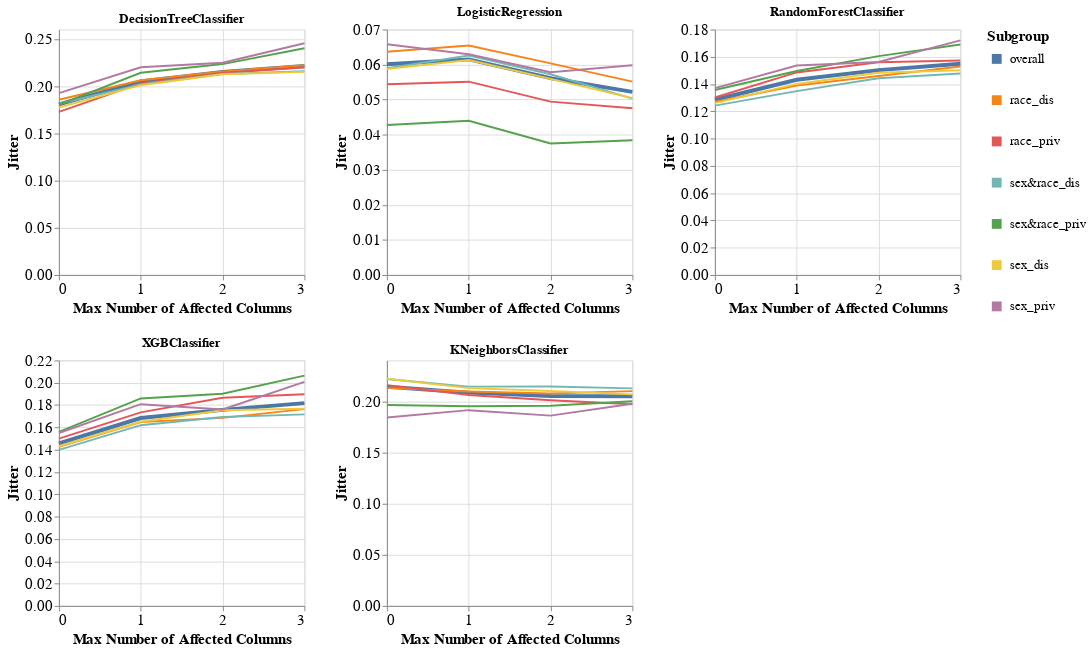

Notebook source saved alongside this figure:
### Markdown cell above
### Specific subgroup metric per dataset and multiple models

### Code cell
visualizer.create_subgroups_grid_pct_lines_per_model_plot(subgroup_metric='Jitter',
                                                          target_preprocessing_technique=PREPROCESSING_TECHNIQUES[0],
                                                          model_names=MODEL_NAMES,
                                                          mode='max_num_columns')

### Figure 1 — Vega-Lite specification as saved in the notebook (floating-point values rounded to 4 significant figures)
{"config": {"view": {"continuousWidth": 400, "continuousHeight": 300}, "axis": {"labelFontSize": 15, "titleFontSize": 15}, "legend": {"labelFontSize": 13, "symbolStrokeWidth": 10, "titleFontSize": 15}}, "vconcat": [{"hconcat": [{"mark": "line", "encoding": {"color": {"field": "Subgroup", "type": "nominal"}, "strokeWidth": {"condition": {"value": 4, "test": "datum.Subgroup == 'overall'"}, "value": 2}, "x": {"axis": {"tickMinStep": 1}, "field": "Percentage", "title": "Max Number of Affected Columns", "type": "quantitative"}, "y": {"field": "Metric_Value", "title": "Jitter", "type": "quantitative"}}, "height": 250, "title": "DecisionTreeClassifier", "width": 250}, {"data": {"name": "data-30641496dcedb586a45caee8e5061063"}, "mark": "line", "encoding": {"color": {"field": "Subgroup", "type": "nominal"}, "strokeWidth": {"condition": {"value": 4, "test": "datum.Subgroup == 'overall'"}, "value": 2}, "x": {"axis": {"tickMinStep": 1}, "field": "Percentage", "title": "Max Number of Affected Columns", "type": "quantitative"}, "y": {"field": "Metric_Value", "title": "Jitter", "type": "quantitative"}}, "height": 250, "title": "LogisticRegression", "width": 250}, {"data": {"name": "data-6107a7409e200d9fe2ee49416f1c8afd"}, "mark": "line", "encoding": {"color": {"field": "Subgroup", "type": "nominal"}, "strokeWidth": {"condition": {"value": 4, "test": "datum.Subgroup == 'overall'"}, "value": 2}, "x": {"axis": {"tickMinStep": 1}, "field": "Percentage", "title": "Max Number of Affected Columns", "type": "quantitative"}, "y": {"field": "Metric_Value", "title": "Jitter", "type": "quantitative"}}, "height": 250, "title": "RandomForestClassifier", "width": 250}]}, {"hconcat": [{"mark": "line", "encoding": {"color": {"field": "Subgroup", "type": "nominal"}, "strokeWidth": {"condition": {"value": 4, "test": "datum.Subgroup == 'overall'"}, "value": 2}, "x": {"axis": {"tickMinStep": 1}, "field": "Percentage", "title": "Max Number of Affected Columns", "type": "quantitative"}, "y": {"field": "Metric_Value", "title": "Jitter", "type": "quantitative"}}, "height": 250, "title": "XGBClassifier", "width": 250}, {"data": {"name": "data-7c0b41a39106432ddf216a2559494ddb"}, "mark": "line", "encoding": {"color": {"field": "Subgroup", "type": "nominal"}, "strokeWidth": {"condition": {"value": 4, "test": "datum.Subgroup == 'overall'"}, "value": 2}, "x": {"axis": {"tickMinStep": 1}, "field": "Percentage", "title": "Max Number of Affected Columns", "type": "quantitative"}, "y": {"field": "Metric_Value", "title": "Jitter", "type": "quantitative"}}, "height": 250, "title": "KNeighborsClassifier", "width": 250}], "data": {"name": "data-3c29c9b097569d53834a83331f6a0487"}}], "data": {"name": "data-c53516bccee5c015903b25c547bc3b67"}, "$schema": "https://vega.github.io/schema/vega-lite/v4.17.0.json", "datasets": {"data-c53516bccee5c015903b25c547bc3b67": [{"Model_Name": "DecisionTreeClassifier", "Test_Set_Index": 0.0, "Metric": "Jitter", "Subgroup": "overall", "Num_Estimators": 200.0, "Metric_Value": 0.1806, "Percentage": 0.0}, {"Model_Name": "DecisionTreeClassifier", "Test_Set_Index": 0.0, "Metric": "Jitter", "Subgroup": "race_dis", "Num_Estimators": 200.0, "Metric_Value": 0.1856, "Percentage": 0.0}, {"Model_Name": "DecisionTreeClassifier", "Test_Set_Index": 0.0, "Metric": "Jitter", "Subgroup": "race_priv", "Num_Estimators": 200.0, "Metric_Value": 0.1727, "Percentage": 0.0}, {"Model_Name": "DecisionTreeClassifier", "Test_Set_Index": 0.0, "Metric": "Jitter", "Subgroup": "sex&race_dis", "Num_Estimators": 200.0, "Metric_Value": 0.1814, "Percentage": 0.0}, {"Model_Name": "DecisionTreeClassifier", "Test_Set_Index": 0.0, "Metric": "Jitter", "Subgroup": "sex&race_priv", "Num_Estimators": 200.0, "Metric_Value": 0.1803, "Percentage": 0.0}, {"Model_Name": "DecisionTreeClassifier", "Test_Set_Index": 0.0, "Metric": "Jitter", "Subgroup": "sex_dis", "Num_Estimators": 200.0, "Metric_Value": 0.1774, "Percentage": 0.0}, {"Model_Name": "DecisionTreeClassifier", "Test_Set_Index": 0.0, "Metric": "Jitter", "Subgroup": "sex_priv", "Num_Estimators": 200.0, "Metric_Value": 0.1926, "Percentage": 0.0}, {"Model_Name": "DecisionTreeClassifier", "Test_Set_Index": 1.0, "Metric": "Jitter", "Subgroup": "overall", "Num_Estimators": 200.0, "Metric_Value": 0.205, "Percentage": 1.0}, {"Model_Name": "DecisionTreeClassifier", "Test_Set_Index": 1.0, "Metric": "Jitter", "Subgroup": "race_dis", "Num_Estimators": 200.0, "Metric_Value": 0.2061, "Percentage": 1.0}, {"Model_Name": "DecisionTreeClassifier", "Test_Set_Index": 1.0, "Metric": "Jitter", "Subgroup": "race_priv", "Num_Estimators": 200.0, "Metric_Value": 0.2028, "Percentage": 1.0}, {"Model_Name": "DecisionTreeClassifier", "Test_Set_Index": 1.0, "Metric": "Jitter", "Subgroup": "sex&race_dis", "Num_Estimators": 200.0, "Metric_Value": 0.2017, "Percentage": 1.0}, {"Model_Name": "DecisionTreeClassifier", "Test_Set_Index": 1.0, "Metric": "Jitter", "Subgroup": "sex&race_priv", "Num_Estimators": 200.0, "Metric_Value": 0.2142, "Percentage": 1.0}, {"Model_Name": "DecisionTreeClassifier", "Test_Set_Index": 1.0, "Metric": "Jitter", "Subgroup": "sex_dis", "Num_Estimators": 200.0, "Metric_Value": 0.201, "Percentage": 1.0}, {"Model_Name": "DecisionTreeClassifier", "Test_Set_Index": 1.0, "Metric": "Jitter", "Subgroup": "sex_priv", "Num_Estimators": 200.0, "Metric_Value": 0.22, "Percentage": 1.0}, {"Model_Name": "DecisionTreeClassifier", "Test_Set_Index": 2.0, "Metric": "Jitter", "Subgroup": "overall", "Num_Estimators": 200.0, "Metric_Value": 0.2151, "Percentage": 2.0}, {"Model_Name": "DecisionTreeClassifier", "Test_Set_Index": 2.0, "Metric": "Jitter", "Subgroup": "race_dis", "Num_Estimators": 200.0, "Metric_Value": 0.2154, "Percentage": 2.0}, {"Model_Name": "DecisionTreeClassifier", "Test_Set_Index": 2.0, "Metric": "Jitter", "Subgroup": "race_priv", "Num_Estimators": 200.0, "Metric_Value": 0.2142, "Percentage": 2.0}, {"Model_Name": "DecisionTreeClassifier", "Test_Set_Index": 2.0, "Metric": "Jitter", "Subgroup": "sex&race_dis", "Num_Estimators": 200.0, "Metric_Value": 0.2128, "Percentage": 2.0}, {"Model_Name": "DecisionTreeClassifier", "Test_Set_Index": 2.0, "Metric": "Jitter", "Subgroup": "sex&race_priv", "Num_Estimators": 200.0, "Metric_Value": 0.2233, "Percentage": 2.0}, {"Model_Name": "DecisionTreeClassifier", "Test_Set_Index": 2.0, "Metric": "Jitter", "Subgroup": "sex_dis", "Num_Estimators": 200.0, "Metric_Value": 0.2125, "Percentage": 2.0}, {"Model_Name": "DecisionTreeClassifier", "Test_Set_Index": 2.0, "Metric": "Jitter", "Subgroup": "sex_priv", "Num_Estimators": 200.0, "Metric_Value": 0.2247, "Percentage": 2.0}, {"Model_Name": "DecisionTreeClassifier", "Test_Set_Index": 3.0, "Metric": "Jitter", "Subgroup": "overall", "Num_Estimators": 200.0, "Metric_Value": 0.2214, "Percentage": 3.0}, {"Model_Name": "DecisionTreeClassifier", "Test_Set_Index": 3.0, "Metric": "Jitter", "Subgroup": "race_dis", "Num_Estimators": 200.0, "Metric_Value": 0.2222, "Percentage": 3.0}, {"Model_Name": "DecisionTreeClassifier", "Test_Set_Index": 3.0, "Metric": "Jitter", "Subgroup": "race_priv", "Num_Estimators": 200.0, "Metric_Value": 0.2197, "Percentage": 3.0}, {"Model_Name": "DecisionTreeClassifier", "Test_Set_Index": 3.0, "Metric": "Jitter", "Subgroup": "sex&race_dis", "Num_Estimators": 200.0, "Metric_Value": 0.2157, "Percentage": 3.0}, {"Model_Name": "DecisionTreeClassifier", "Test_Set_Index": 3.0, "Metric": "Jitter", "Subgroup": "sex&race_priv", "Num_Estimators": 200.0, "Metric_Value": 0.2402, "Percentage": 3.0}, {"Model_Name": "DecisionTreeClassifier", "Test_Set_Index": 3.0, "Metric": "Jitter", "Subgroup": "sex_dis", "Num_Estimators": 200.0, "Metric_Value": 0.2151, "Percentage": 3.0}, {"Model_Name": "DecisionTreeClassifier", "Test_Set_Index": 3.0, "Metric": "Jitter", "Subgroup": "sex_priv", "Num_Estimators": 200.0, "Metric_Value": 0.2454, "Percentage": 3.0}], "data-30641496dcedb586a45caee8e5061063": [{"Model_Name": "LogisticRegression", "Test_Set_Index": 0.0, "Metric": "Jitter", "Subgroup": "overall", "Num_Estimators": 200.0, "Metric_Value": 0.06007, "Percentage": 0.0}, {"Model_Name": "LogisticRegression", "Test_Set_Index": 0.0, "Metric": "Jitter", "Subgroup": "race_dis", "Num_Estimators": 200.0, "Metric_Value": 0.06362, "Percentage": 0.0}, {"Model_Name": "LogisticRegression", "Test_Set_Index": 0.0, "Metric": "Jitter", "Subgroup": "race_priv", "Num_Estimators": 200.0, "Metric_Value": 0.05438, "Percentage": 0.0}, {"Model_Name": "LogisticRegression", "Test_Set_Index": 0.0, "Metric": "Jitter", "Subgroup": "sex&race_dis", "Num_Estimators": 200.0, "Metric_Value": 0.05894, "Percentage": 0.0}, {"Model_Name": "LogisticRegression", "Test_Set_Index": 0.0, "Metric": "Jitter", "Subgroup": "sex&race_priv", "Num_Estimators": 200.0, "Metric_Value": 0.04275, "Percentage": 0.0}, {"Model_Name": "LogisticRegression", "Test_Set_Index": 0.0, "Metric": "Jitter", "Subgroup": "sex_dis", "Num_Estimators": 200.0, "Metric_Value": 0.05875, "Percentage": 0.0}, {"Model_Name": "LogisticRegression", "Test_Set_Index": 0.0, "Metric": "Jitter", "Subgroup": "sex_priv", "Num_Estimators": 200.0, "Metric_Value": 0.0658, "Percentage": 0.0}, {"Model_Name": "LogisticRegression", "Test_Set_Index": 1.0, "Metric": "Jitter", "Subgroup": "overall", "Num_Estimators": 200.0, "Metric_Value": 0.06147, "Percentage": 1.0}, {"Model_Name": "LogisticRegression", "Test_Set_Index": 1.0, "Metric": "Jitter", "Subgroup": "race_dis", "Num_Estimators": 200.0, "Metric_Value": 0.06544, "Percentage": 1.0}, {"Model_Name": "LogisticRegression", "Test_Set_Index": 1.0, "Metric": "Jitter", "Subgroup": "race_priv", "Num_Estimators": 200.0, "Metric_Value": 0.05512, "Percentage": 1.0}, {"Model_Name": "LogisticRegression", "Test_Set_Index": 1.0, "Metric": "Jitter", "Subgroup": "sex&race_dis", "Num_Estimators": 200.0, "Metric_Value": 0.0626, "Percentage": 1.0}, {"Model_Name": "LogisticRegression", "Test_Set_Index": 1.0, "Metric": "Jitter", "Subgroup": "sex&race_priv", "Num_Estimators": 200.0, "Metric_Value": 0.04398, "Percentage": 1.0}, {"Model_Name": "LogisticRegression", "Test_Set_Index": 1.0, "Metric": "Jitter", "Subgroup": "sex_dis", "Num_Estimators": 200.0, "Metric_Value": 0.06127, "Percentage": 1.0}, {"Model_Name": "LogisticRegression", "Test_Set_Index": 1.0, "Metric": "Jitter", "Subgroup": "sex_priv", "Num_Estimators": 200.0, "Metric_Value": 0.06293, "Percentage": 1.0}, {"Model_Name": "LogisticRegression", "Test_Set_Index": 2.0, "Metric": "Jitter", "Subgroup": "overall", "Num_Estimators": 200.0, "Metric_Value": 0.05612, "Percentage": 2.0}, {"Model_Name": "LogisticRegression", "Test_Set_Index": 2.0, "Metric": "Jitter", "Subgroup": "race_dis", "Num_Estimators": 200.0, "Metric_Value": 0.06033, "Percentage": 2.0}, {"Model_Name": "LogisticRegression", "Test_Set_Index": 2.0, "Metric": "Jitter", "Subgroup": "race_priv", "Num_Estimators": 200.0, "Metric_Value": 0.04943, "Percentage": 2.0}, {"Model_Name": "LogisticRegression", "Test_Set_Index": 2.0, "Metric": "Jitter", "Subgroup": "sex&race_dis", "Num_Estimators": 200.0, "Metric_Value": 0.05721, "Percentage": 2.0}, {"Model_Name": "LogisticRegression", "Test_Set_Index": 2.0, "Metric": "Jitter", "Subgroup": "sex&race_priv", "Num_Estimators": 200.0, "Metric_Value": 0.03747, "Percentage": 2.0}, {"Model_Name": "LogisticRegression", "Test_Set_Index": 2.0, "Metric": "Jitter", "Subgroup": "sex_dis", "Num_Estimators": 200.0, "Metric_Value": 0.05592, "Percentage": 2.0}, {"Model_Name": "LogisticRegression", "Test_Set_Index": 2.0, "Metric": "Jitter", "Subgroup": "sex_priv", "Num_Estimators": 200.0, "Metric_Value": 0.05781, "Percentage": 2.0}, {"Model_Name": "LogisticRegression", "Test_Set_Index": 3.0, "Metric": "Jitter", "Subgroup": "overall", "Num_Estimators": 200.0, "Metric_Value": 0.05219, "Percentage": 3.0}, {"Model_Name": "LogisticRegression", "Test_Set_Index": 3.0, "Metric": "Jitter", "Subgroup": "race_dis", "Num_Estimators": 200.0, "Metric_Value": 0.05513, "Percentage": 3.0}, {"Model_Name": "LogisticRegression", "Test_Set_Index": 3.0, "Metric": "Jitter", "Subgroup": "race_priv", "Num_Estimators": 200.0, "Metric_Value": 0.04751, "Percentage": 3.0}, {"Model_Name": "LogisticRegression", "Test_Set_Index": 3.0, "Metric": "Jitter", "Subgroup": "sex&race_dis", "Num_Estimators": 200.0, "Metric_Value": 0.05029, "Percentage": 3.0}, {"Model_Name": "LogisticRegression", "Test_Set_Index": 3.0, "Metric": "Jitter", "Subgroup": "sex&race_priv", "Num_Estimators": 200.0, "Metric_Value": 0.03839, "Percentage": 3.0}, {"Model_Name": "LogisticRegression", "Test_Set_Index": 3.0, "Metric": "Jitter", "Subgroup": "sex_dis", "Num_Estimators": 200.0, "Metric_Value": 0.05042, "Percentage": 3.0}, {"Model_Name": "LogisticRegression", "Test_Set_Index": 3.0, "Metric": "Jitter", "Subgroup": "sex_priv", "Num_Estimators": 200.0, "Metric_Value": 0.05978, "Percentage": 3.0}], "data-6107a7409e200d9fe2ee49416f1c8afd": [{"Model_Name": "RandomForestClassifier", "Test_Set_Index": 0.0, "Metric": "Jitter", "Subgroup": "overall", "Num_Estimators": 200.0, "Metric_Value": 0.1285, "Percentage": 0.0}, {"Model_Name": "RandomForestClassifier", "Test_Set_Index": 0.0, "Metric": "Jitter", "Subgroup": "race_dis", "Num_Estimators": 200.0, "Metric_Value": 0.1269, "Percentage": 0.0}, {"Model_Name": "RandomForestClassifier", "Test_Set_Index": 0.0, "Metric": "Jitter", "Subgroup": "race_priv", "Num_Estimators": 200.0, "Metric_Value": 0.1301, "Percentage": 0.0}, {"Model_Name": "RandomForestClassifier", "Test_Set_Index": 0.0, "Metric": "Jitter", "Subgroup": "sex&race_dis", "Num_Estimators": 200.0, "Metric_Value": 0.1242, "Percentage": 0.0}, {"Model_Name": "RandomForestClassifier", "Test_Set_Index": 0.0, "Metric": "Jitter", "Subgroup": "sex&race_priv", "Num_Estimators": 200.0, "Metric_Value": 0.1356, "Percentage": 0.0}, {"Model_Name": "RandomForestClassifier", "Test_Set_Index": 0.0, "Metric": "Jitter", "Subgroup": "sex_dis", "Num_Estimators": 200.0, "Metric_Value": 0.126, "Percentage": 0.0}, {"Model_Name": "RandomForestClassifier", "Test_Set_Index": 0.0, "Metric": "Jitter", "Subgroup": "sex_priv", "Num_Estimators": 200.0, "Metric_Value": 0.137, "Percentage": 0.0}, {"Model_Name": "RandomForestClassifier", "Test_Set_Index": 1.0, "Metric": "Jitter", "Subgroup": "overall", "Num_Estimators": 200.0, "Metric_Value": 0.1431, "Percentage": 1.0}, {"Model_Name": "RandomForestClassifier", "Test_Set_Index": 1.0, "Metric": "Jitter", "Subgroup": "race_dis", "Num_Estimators": 200.0, "Metric_Value": 0.1389, "Percentage": 1.0}, {"Model_Name": "RandomForestClassifier", "Test_Set_Index": 1.0, "Metric": "Jitter", "Subgroup": "race_priv", "Num_Estimators": 200.0, "Metric_Value": 0.1485, "Percentage": 1.0}, {"Model_Name": "RandomForestClassifier", "Test_Set_Index": 1.0, "Metric": "Jitter", "Subgroup": "sex&race_dis", "Num_Estimators": 200.0, "Metric_Value": 0.1348, "Percentage": 1.0}, {"Model_Name": "RandomForestClassifier", "Test_Set_Index": 1.0, "Metric": "Jitter", "Subgroup": "sex&race_priv", "Num_Estimators": 200.0, "Metric_Value": 0.1495, "Percentage": 1.0}, {"Model_Name": "RandomForestClassifier", "Test_Set_Index": 1.0, "Metric": "Jitter", "Subgroup": "sex_dis", "Num_Estimators": 200.0, "Metric_Value": 0.1401, "Percentage": 1.0}, {"Model_Name": "RandomForestClassifier", "Test_Set_Index": 1.0, "Metric": "Jitter", "Subgroup": "sex_priv", "Num_Estimators": 200.0, "Metric_Value": 0.1536, "Percentage": 1.0}, {"Model_Name": "RandomForestClassifier", "Test_Set_Index": 2.0, "Metric": "Jitter", "Subgroup": "overall", "Num_Estimators": 200.0, "Metric_Value": 0.1502, "Percentage": 2.0}, {"Model_Name": "RandomForestClassifier", "Test_Set_Index": 2.0, "Metric": "Jitter", "Subgroup": "race_dis", "Num_Estimators": 200.0, "Metric_Value": 0.1458, "Percentage": 2.0}, {"Model_Name": "RandomForestClassifier", "Test_Set_Index": 2.0, "Metric": "Jitter", "Subgroup": "race_priv", "Num_Estimators": 200.0, "Metric_Value": 0.156, "Percentage": 2.0}, {"Model_Name": "RandomForestClassifier", "Test_Set_Index": 2.0, "Metric": "Jitter", "Subgroup": "sex&race_dis", "Num_Estimators": 200.0, "Metric_Value": 0.1442, "Percentage": 2.0}, {"Model_Name": "RandomForestClassifier", "Test_Set_Index": 2.0, "Metric": "Jitter", "Subgroup": "sex&race_priv", "Num_Estimators": 200.0, "Metric_Value": 0.1605, "Percentage": 2.0}, {"Model_Name": "RandomForestClassifier", "Test_Set_Index": 2.0, "Metric": "Jitter", "Subgroup": "sex_dis", "Num_Estimators": 200.0, "Metric_Value": 0.1483, "Percentage": 2.0}, {"Model_Name": "RandomForestClassifier", "Test_Set_Index": 2.0, "Metric": "Jitter", "Subgroup": "sex_priv", "Num_Estimators": 200.0, "Metric_Value": 0.1562, "Percentage": 2.0}, {"Model_Name": "RandomForestClassifier", "Test_Set_Index": 3.0, "Metric": "Jitter", "Subgroup": "overall", "Num_Estimators": 200.0, "Metric_Value": 0.1548, "Percentage": 3.0}, {"Model_Name": "RandomForestClassifier", "Test_Set_Index": 3.0, "Metric": "Jitter", "Subgroup": "race_dis", "Num_Estimators": 200.0, "Metric_Value": 0.1528, "Percentage": 3.0}, {"Model_Name": "RandomForestClassifier", "Test_Set_Index": 3.0, "Metric": "Jitter", "Subgroup": "race_priv", "Num_Estimators": 200.0, "Metric_Value": 0.1573, "Percentage": 3.0}, {"Model_Name": "RandomForestClassifier", "Test_Set_Index": 3.0, "Metric": "Jitter", "Subgroup": "sex&race_dis", "Num_Estimators": 200.0, "Metric_Value": 0.1477, "Percentage": 3.0}, {"Model_Name": "RandomForestClassifier", "Test_Set_Index": 3.0, "Metric": "Jitter", "Subgroup": "sex&race_priv", "Num_Estimators": 200.0, "Metric_Value": 0.169, "Percentage": 3.0}, {"Model_Name": "RandomForestClassifier", "Test_Set_Index": 3.0, "Metric": "Jitter", "Subgroup": "sex_dis", "Num_Estimators": 200.0, "Metric_Value": 0.1501, "Percentage": 3.0}, {"Model_Name": "RandomForestClassifier", "Test_Set_Index": 3.0, "Metric": "Jitter", "Subgroup": "sex_priv", "Num_Estimators": 200.0, "Metric_Value": 0.172, "Percentage": 3.0}], "data-3c29c9b097569d53834a83331f6a0487": [{"Model_Name": "XGBClassifier", "Test_Set_Index": 0.0, "Metric": "Jitter", "Subgroup": "overall", "Num_Estimators": 200.0, "Metric_Value": 0.1455, "Percentage": 0.0}, {"Model_Name": "XGBClassifier", "Test_Set_Index": 0.0, "Metric": "Jitter", "Subgroup": "race_dis", "Num_Estimators": 200.0, "Metric_Value": 0.1425, "Percentage": 0.0}, {"Model_Name": "XGBClassifier", "Test_Set_Index": 0.0, "Metric": "Jitter", "Subgroup": "race_priv", "Num_Estimators": 200.0, "Metric_Value": 0.15, "Percentage": 0.0}, {"Model_Name": "XGBClassifier", "Test_Set_Index": 0.0, "Metric": "Jitter", "Subgroup": "sex&race_dis", "Num_Estimators": 200.0, "Metric_Value": 0.1398, "Percentage": 0.0}, {"Model_Name": "XGBClassifier", "Test_Set_Index": 0.0, "Metric": "Jitter", "Subgroup": "sex&race_priv", "Num_Estimators": 200.0, "Metric_Value": 0.1559, "Percentage": 0.0}, {"Model_Name": "XGBClassifier", "Test_Set_Index": 0.0, "Metric": "Jitter", "Subgroup": "sex_dis", "Num_Estimators": 200.0, "Metric_Value": 0.143, "Percentage": 0.0}, {"Model_Name": "XGBClassifier", "Test_Set_Index": 0.0, "Metric": "Jitter", "Subgroup": "sex_priv", "Num_Estimators": 200.0, "Metric_Value": 0.155, "Percentage": 0.0}, {"Model_Name": "XGBClassifier", "Test_Set_Index": 1.0, "Metric": "Jitter", "Subgroup": "overall", "Num_Estimators": 200.0, "Metric_Value": 0.1684, "Percentage": 1.0}, {"Model_Name": "XGBClassifier", "Test_Set_Index": 1.0, "Metric": "Jitter", "Subgroup": "race_dis", "Num_Estimators": 200.0, "Metric_Value": 0.1648, "Percentage": 1.0}, {"Model_Name": "XGBClassifier", "Test_Set_Index": 1.0, "Metric": "Jitter", "Subgroup": "race_priv", "Num_Estimators": 200.0, "Metric_Value": 0.1734, "Percentage": 1.0}, {"Model_Name": "XGBClassifier", "Test_Set_Index": 1.0, "Metric": "Jitter", "Subgroup": "sex&race_dis", "Num_Estimators": 200.0, "Metric_Value": 0.162, "Percentage": 1.0}, {"Model_Name": "XGBClassifier", "Test_Set_Index": 1.0, "Metric": "Jitter", "Subgroup": "sex&race_priv", "Num_Estimators": 200.0, "Metric_Value": 0.1859, "Percentage": 1.0}, {"Model_Name": "XGBClassifier", "Test_Set_Index": 1.0, "Metric": "Jitter", "Subgroup": "sex_dis", "Num_Estimators": 200.0, "Metric_Value": 0.165, "Percentage": 1.0}, {"Model_Name": "XGBClassifier", "Test_Set_Index": 1.0, "Metric": "Jitter", "Subgroup": "sex_priv", "Num_Estimators": 200.0, "Metric_Value": 0.1808, "Percentage": 1.0}, {"Model_Name": "XGBClassifier", "Test_Set_Index": 2.0, "Metric": "Jitter", "Subgroup": "overall", "Num_Estimators": 200.0, "Metric_Value": 0.1757, "Percentage": 2.0}, {"Model_Name": "XGBClassifier", "Test_Set_Index": 2.0, "Metric": "Jitter", "Subgroup": "race_dis", "Num_Estimators": 200.0, "Metric_Value": 0.1685, "Percentage": 2.0}, {"Model_Name": "XGBClassifier", "Test_Set_Index": 2.0, "Metric": "Jitter", "Subgroup": "race_priv", "Num_Estimators": 200.0, "Metric_Value": 0.1865, "Percentage": 2.0}, {"Model_Name": "XGBClassifier", "Test_Set_Index": 2.0, "Metric": "Jitter", "Subgroup": "sex&race_dis", "Num_Estimators": 200.0, "Metric_Value": 0.1693, "Percentage": 2.0}, {"Model_Name": "XGBClassifier", "Test_Set_Index": 2.0, "Metric": "Jitter", "Subgroup": "sex&race_priv", "Num_Estimators": 200.0, "Metric_Value": 0.19, "Percentage": 2.0}, {"Model_Name": "XGBClassifier", "Test_Set_Index": 2.0, "Metric": "Jitter", "Subgroup": "sex_dis", "Num_Estimators": 200.0, "Metric_Value": 0.1754, "Percentage": 2.0}, {"Model_Name": "XGBClassifier", "Test_Set_Index": 2.0, "Metric": "Jitter", "Subgroup": "sex_priv", "Num_Estimators": 200.0, "Metric_Value": 0.176, "Percentage": 2.0}, {"Model_Name": "XGBClassifier", "Test_Set_Index": 3.0, "Metric": "Jitter", "Subgroup": "overall", "Num_Estimators": 200.0, "Metric_Value": 0.1817, "Percentage": 3.0}, {"Model_Name": "XGBClassifier", "Test_Set_Index": 3.0, "Metric": "Jitter", "Subgroup": "race_dis", "Num_Estimators": 200.0, "Metric_Value": 0.1763, "Percentage": 3.0}, {"Model_Name": "XGBClassifier", "Test_Set_Index": 3.0, "Metric": "Jitter", "Subgroup": "race_priv", "Num_Estimators": 200.0, "Metric_Value": 0.1897, "Percentage": 3.0}, {"Model_Name": "XGBClassifier", "Test_Set_Index": 3.0, "Metric": "Jitter", "Subgroup": "sex&race_dis", "Num_Estimators": 200.0, "Metric_Value": 0.1716, "Percentage": 3.0}, {"Model_Name": "XGBClassifier", "Test_Set_Index": 3.0, "Metric": "Jitter", "Subgroup": "sex&race_priv", "Num_Estimators": 200.0, "Metric_Value": 0.2064, "Percentage": 3.0}, {"Model_Name": "XGBClassifier", "Test_Set_Index": 3.0, "Metric": "Jitter", "Subgroup": "sex_dis", "Num_Estimators": 200.0, "Metric_Value": 0.1766, "Percentage": 3.0}, {"Model_Name": "XGBClassifier", "Test_Set_Index": 3.0, "Metric": "Jitter", "Subgroup": "sex_priv", "Num_Estimators": 200.0, "Metric_Value": 0.2008, "Percentage": 3.0}], "data-7c0b41a39106432ddf216a2559494ddb": [{"Model_Name": "KNeighborsClassifier", "Test_Set_Index": 0.0, "Metric": "Jitter", "Subgroup": "overall", "Num_Estimators": 200.0, "Metric_Value": 0.2143, "Percentage": 0.0}, {"Model_Name": "KNeighborsClassifier", "Test_Set_Index": 0.0, "Metric": "Jitter", "Subgroup": "race_dis", "Num_Estimators": 200.0, "Metric_Value": 0.2132, "Percentage": 0.0}, {"Model_Name": "KNeighborsClassifier", "Test_Set_Index": 0.0, "Metric": "Jitter", "Subgroup": "race_priv", "Num_Estimators": 200.0, "Metric_Value": 0.2158, "Percentage": 0.0}, {"Model_Name": "KNeighborsClassifier", "Test_Set_Index": 0.0, "Metric": "Jitter", "Subgroup": "sex&race_dis", "Num_Estimators": 200.0, "Metric_Value": 0.2219, "Percentage": 0.0}, {"Model_Name": "KNeighborsClassifier", "Test_Set_Index": 0.0, "Metric": "Jitter", "Subgroup": "sex&race_priv", "Num_Estimators": 200.0, "Metric_Value": 0.1963, "Percentage": 0.0}, {"Model_Name": "KNeighborsClassifier", "Test_Set_Index": 0.0, "Metric": "Jitter", "Subgroup": "sex_dis", "Num_Estimators": 200.0, "Metric_Value": 0.222, "Percentage": 0.0}, {"Model_Name": "KNeighborsClassifier", "Test_Set_Index": 0.0, "Metric": "Jitter", "Subgroup": "sex_priv", "Num_Estimators": 200.0, "Metric_Value": 0.1841, "Percentage": 0.0}, {"Model_Name": "KNeighborsClassifier", "Test_Set_Index": 1.0, "Metric": "Jitter", "Subgroup": "overall", "Num_Estimators": 200.0, "Metric_Value": 0.2085, "Percentage": 1.0}, {"Model_Name": "KNeighborsClassifier", "Test_Set_Index": 1.0, "Metric": "Jitter", "Subgroup": "race_dis", "Num_Estimators": 200.0, "Metric_Value": 0.2096, "Percentage": 1.0}, {"Model_Name": "KNeighborsClassifier", "Test_Set_Index": 1.0, "Metric": "Jitter", "Subgroup": "race_priv", "Num_Estimators": 200.0, "Metric_Value": 0.2062, "Percentage": 1.0}, {"Model_Name": "KNeighborsClassifier", "Test_Set_Index": 1.0, "Metric": "Jitter", "Subgroup": "sex&race_dis", "Num_Estimators": 200.0, "Metric_Value": 0.2144, "Percentage": 1.0}, {"Model_Name": "KNeighborsClassifier", "Test_Set_Index": 1.0, "Metric": "Jitter", "Subgroup": "sex&race_priv", "Num_Estimators": 200.0, "Metric_Value": 0.1951, "Percentage": 1.0}, {"Model_Name": "KNeighborsClassifier", "Test_Set_Index": 1.0, "Metric": "Jitter", "Subgroup": "sex_dis", "Num_Estimators": 200.0, "Metric_Value": 0.2129, "Percentage": 1.0}, {"Model_Name": "KNeighborsClassifier", "Test_Set_Index": 1.0, "Metric": "Jitter", "Subgroup": "sex_priv", "Num_Estimators": 200.0, "Metric_Value": 0.1914, "Percentage": 1.0}, {"Model_Name": "KNeighborsClassifier", "Test_Set_Index": 2.0, "Metric": "Jitter", "Subgroup": "overall", "Num_Estimators": 200.0, "Metric_Value": 0.2052, "Percentage": 2.0}, {"Model_Name": "KNeighborsClassifier", "Test_Set_Index": 2.0, "Metric": "Jitter", "Subgroup": "race_dis", "Num_Estimators": 200.0, "Metric_Value": 0.2077, "Percentage": 2.0}, {"Model_Name": "KNeighborsClassifier", "Test_Set_Index": 2.0, "Metric": "Jitter", "Subgroup": "race_priv", "Num_Estimators": 200.0, "Metric_Value": 0.201, "Percentage": 2.0}, {"Model_Name": "KNeighborsClassifier", "Test_Set_Index": 2.0, "Metric": "Jitter", "Subgroup": "sex&race_dis", "Num_Estimators": 200.0, "Metric_Value": 0.2145, "Percentage": 2.0}, {"Model_Name": "KNeighborsClassifier", "Test_Set_Index": 2.0, "Metric": "Jitter", "Subgroup": "sex&race_priv", "Num_Estimators": 200.0, "Metric_Value": 0.1957, "Percentage": 2.0}, {"Model_Name": "KNeighborsClassifier", "Test_Set_Index": 2.0, "Metric": "Jitter", "Subgroup": "sex_dis", "Num_Estimators": 200.0, "Metric_Value": 0.2101, "Percentage": 2.0}, {"Model_Name": "KNeighborsClassifier", "Test_Set_Index": 2.0, "Metric": "Jitter", "Subgroup": "sex_priv", "Num_Estimators": 200.0, "Metric_Value": 0.186, "Percentage": 2.0}, {"Model_Name": "KNeighborsClassifier", "Test_Set_Index": 3.0, "Metric": "Jitter", "Subgroup": "overall", "Num_Estimators": 200.0, "Metric_Value": 0.205, "Percentage": 3.0}, {"Model_Name": "KNeighborsClassifier", "Test_Set_Index": 3.0, "Metric": "Jitter", "Subgroup": "race_dis", "Num_Estimators": 200.0, "Metric_Value": 0.2099, "Percentage": 3.0}, {"Model_Name": "KNeighborsClassifier", "Test_Set_Index": 3.0, "Metric": "Jitter", "Subgroup": "race_priv", "Num_Estimators": 200.0, "Metric_Value": 0.1972, "Percentage": 3.0}, {"Model_Name": "KNeighborsClassifier", "Test_Set_Index": 3.0, "Metric": "Jitter", "Subgroup": "sex&race_dis", "Num_Estimators": 200.0, "Metric_Value": 0.2126, "Percentage": 3.0}, {"Model_Name": "KNeighborsClassifier", "Test_Set_Index": 3.0, "Metric": "Jitter", "Subgroup": "sex&race_priv", "Num_Estimators": 200.0, "Metric_Value": 0.2001, "Percentage": 3.0}, {"Model_Name": "KNeighborsClassifier", "Test_Set_Index": 3.0, "Metric": "Jitter", "Subgroup": "sex_dis", "Num_Estimators": 200.0, "Metric_Value": 0.2068, "Percentage": 3.0}, {"Model_Name": "KNeighborsClassifier", "Test_Set_Index": 3.0, "Metric": "Jitter", "Subgroup": "sex_priv", "Num_Estimators": 200.0, "Metric_Value": 0.1976, "Percentage": 3.0}]}}
